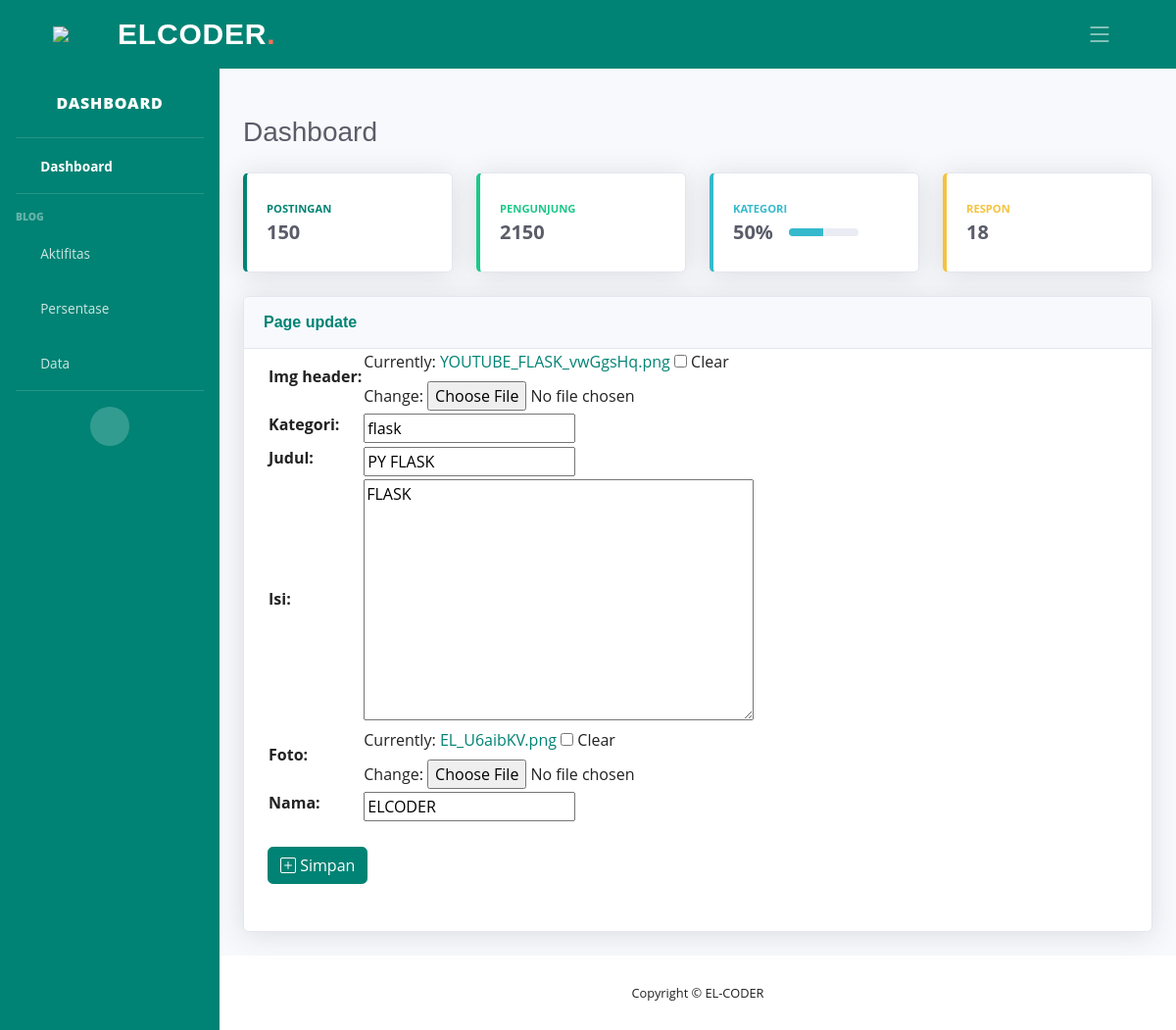
/blog/update/16, run on the app's committed database.
### blog/models.py (models this page shows, shortened)
class blogPost(models.Model):
    img_header  = models.ImageField( blank=True, null=True)
    kategori    = models.CharField(max_length=20)
    judul       = models.CharField(max_length=50)
    isi         = models.TextField()
    foto        = models.ImageField(blank=True, null=True)
    nama        = models.CharField(max_length=20)
    publish     = models.DateTimeField(auto_now_add=True)
    update      = models.DateTimeField(auto_now=True)
    slug        = models.SlugField(blank=True, editable=False)

### blog/views.py (the view)
# urls.py: path('update/<int:up_id>',views.update, name='update'),
def update(request,up_id):
    update_id = blogPost.objects.get(id=up_id)
    updateForm = {
        'img_header' : update_id.img_header,
        'kategori'   : update_id.kategori,
        'judul'      : update_id.judul,
        'isi'        : update_id.isi,
        'foto'       : update_id.foto,
        'nama'       : update_id.nama,
    }
    add_form = postForm(request.POST or None,request.FILES or None, initial=updateForm, instance=update_id)
    if request.method == 'POST':
        if add_form.is_valid():
            add_form.save()
        return redirect('blog:master')
    context = {
        'judul':'Page update',
        'datas': add_form
    }
    return render(request, 'blog/create.html',context)

### blog/forms.py
class postForm(forms.ModelForm):
    class Meta:
        model  = blogPost
        fields = ['img_header','kategori','judul','isi','foto','nama']

### blog/templates/blog/create.html (shortened to what this page needs)
{%load static%}
<!DOCTYPE html>
<html lang="en">
  <head>
    <link rel="stylesheet" href="https://cdn.jsdelivr.net/npm/bootstrap-icons@1.10.3/font/bootstrap-icons.css">
    <link
      href="{%static 'vendor/fontawesome-free/css/all.min.css'%}"
      rel="stylesheet"
      type="text/css" />
    <link href=" {%static '/css/sb-admin-2.min.css'%} " rel="stylesheet" />
    <link href="{%static 'css/main.css'%}" rel="stylesheet" />
  </head>
  <body id="page-top">
    <header id="header" class="header d-flex align-items-center">
      <div
        class="container-fluid container-xl d-flex align-items-center justify-content-between">
        <a href="index.html" class="logo d-flex align-items-center">
          <img src="{%static 'img/logo.png'%}" width="60px" />
          <h1>ELCODER<span>.</span></h1>
        </a>
        <i class="mobile-nav-toggle mobile-nav-show bi bi-list"></i>
      </div>
    </header>
    <div id="wrapper">
      <ul
        class="navbar-nav bg-gradient-primary sidebar sidebar-dark accordion"
        id="accordionSidebar">
        <a
          class="sidebar-brand d-flex align-items-center justify-content-center"
          href="index.html">
          <div class="sidebar-brand-text mx-3">Dashboard</div>
        </a>
        <hr class="sidebar-divider my-0" />
        <li class="nav-item active">
          <a class="nav-link" href="index.html">
            <i class="fas fa-fw fa-tachometer-alt"></i>
            <span>Dashboard</span></a
          >
        </li>
        <hr class="sidebar-divider" />
        <div class="sidebar-heading">Blog</div>
        <li class="nav-item">
          <a
            class="nav-link collapsed"
            href="#"
            data-toggle="collapse"
            data-target="#collapsePages"
            aria-expanded="true"
            aria-controls="collapsePages">
            <i class="fas fa-fw fa-folder"></i>
            <span>Aktifitas</span>
          </a>
        </li>
        <li class="nav-item">
          <a class="nav-link" href="#">
            <i class="fas fa-fw fa-chart-area"></i>
            <span>Persentase</span></a
          >
        </li>
        <li class="nav-item">
          <a class="nav-link" href="#">
            <i class="fas fa-fw fa-table"></i>
            <span>Data</span></a
          >
        </li>
        <hr class="sidebar-divider d-none d-md-block" />
        <div class="text-center d-none d-md-inline">
          <button class="rounded-circle border-0" id="sidebarToggle"></button>
        </div>
      </ul>
      <div id="content-wrapper" class="d-flex flex-column">
        <div id="content">
          <div class="container-fluid">
            <div
              class="d-sm-flex align-items-center justify-content-between mb-4 mt-5">
              <h1 class="h3 mb-0 text-gray-800">Dashboard</h1>
            </div>
            <div class="row">
              <div class="col-xl-3 col-md-6 mb-4">
                <div class="card border-left-primary shadow h-100 py-2">
                  <div class="card-body">
                    <div class="row no-gutters align-items-center">
                      <div class="col mr-2">
                        <div
                          class="text-xs font-weight-bold text-primary text-uppercase mb-1">
                          Postingan
                        </div>
                        <div class="h5 mb-0 font-weight-bold text-gray-800">
                          150
                        </div>
                      </div>
                      <div class="col-auto">
                        <i class="fas fa-calendar fa-2x text-gray-300"></i>
                      </div>
                    </div>
                  </div>
                </div>
              </div>
              <div class="col-xl-3 col-md-6 mb-4">
                <div class="card border-left-success shadow h-100 py-2">
                  <div class="card-body">
                    <div class="row no-gutters align-items-center">
                      <div class="col mr-2">
                        <div
                          class="text-xs font-weight-bold text-success text-uppercase mb-1">
                          Pengunjung
                        </div>
                        <div class="h5 mb-0 font-weight-bold text-gray-800">
                          2150
                        </div>
                      </div>
                      <div class="col-auto">
                        <i class="fas fa-dollar-sign fa-2x text-gray-300"></i>
                      </div>
                    </div>
                  </div>
                </div>
              </div>
              <div class="col-xl-3 col-md-6 mb-4">
                <div class="card border-left-info shadow h-100 py-2">
                  <div class="card-body">
                    <div class="row no-gutters align-items-center">
                      <div class="col mr-2">
                        <div
                          class="text-xs font-weight-bold text-info text-uppercase mb-1">
                          Kategori
                        </div>
                        <div class="row no-gutters align-items-center">
                          <div class="col-auto">
                            <div
                              class="h5 mb-0 mr-3 font-weight-bold text-gray-800">
                              50%
                            </div>
                          </div>
                          <div class="col">
                            <div class="progress progress-sm mr-2">
                              <div
                                class="progress-bar bg-info"
                                role="progressbar"
                                style="width: 50%"
                                aria-valuenow="50"
                                aria-valuemin="0"
                                aria-valuemax="100"></div>
                            </div>
                          </div>
                        </div>
                      </div>
                      <div class="col-auto">
                        <i
                          class="fas fa-clipboard-list fa-2x text-gray-300"></i>
                      </div>
                    </div>
                  </div>
                </div>
              </div>
              <div class="col-xl-3 col-md-6 mb-4">
                <div class="card border-left-warning shadow h-100 py-2">
                  <div class="card-body">
                    <div class="row no-gutters align-items-center">
                      <div class="col mr-2">
                        <div
                          class="text-xs font-weight-bold text-warning text-uppercase mb-1">
                          Respon
                        </div>
                        <div class="h5 mb-0 font-weight-bold text-gray-800">
                          18
                        </div>
                      </div>
                      <div class="col-auto">
                        <i class="fas fa-comments fa-2x text-gray-300"></i>
                      </div>
                    </div>
                  </div>
                </div>
              </div>
            </div>
            <div class="row">
              <div class="col-xl-12 col-lg-10">
                <div class="card shadow mb-4">
                  <div class="card-header py-3 d-flex flex-row align-items-center justify-content-between">
                    <h6 class="m-0 font-weight-bold text-primary">{{judul}}</h6>
                  </div>
                  <div class="container mb-5">
                    <form method="POST"  enctype="multipart/form-data" >
                        <table>
                            {{datas.as_table}}
                        </table>
                        <button type="submit" class="btn btn-primary bi bi-plus-square mt-4"> Simpan</button>
                    </form>
                  </div>
                </div>
              </div>
            </div>
          </div>
        </div>
        <footer class="sticky-footer bg-white">
          <div class="container my-auto">
            <div class="copyright text-center my-auto">
              <span>Copyright &copy; EL-CODER</span>
            </div>
          </div>
        </footer>
      </div>
    </div>
  </body>
</html>

### blog/static/css/main.css (style rules this page uses)
:root { --font-default: "Open Sans", system-ui, -apple-system, "Segoe UI", Roboto, "Helvetica Neue", Arial, "Noto Sans", "Liberation Sans", sans-serif, "Apple Color Emoji", "Segoe UI Emoji", "Segoe UI Symbol", "Noto Color Emoji"; --font-primary: "Montserrat", sans-serif; --font-secondary: "Poppins", sans-serif; }
:root { --color-default: #222222; --color-primary: #008374; --color-secondary: #f85a40; }
:root { scroll-behavior: smooth; }
body { font-family: var(--font-default); color: var(--color-default); }
a { color: var(--color-primary); text-decoration: none; }
h1, h2, h3, h4, h5, h6 { font-family: var(--font-primary); }
.header { transition: all 0.5s; z-index: 997; height: 70px; background-color: var(--color-primary); }
.header .logo img { max-height: 40px; margin-right: 6px; }
.header .logo h1 { font-size: 30px; margin: 0; font-weight: 600; letter-spacing: 0.8px; color: #fff; font-family: var(--font-primary); }
.header .logo h1 span { color: #f96f59; }
@media (max-width: 1279px) { .mobile-nav-show { color: rgba(255, 255, 255, 0.6); font-size: 28px; cursor: pointer; line-height: 0; transition: 0.5s; z-index: 9999; margin-right: 10px; } }

### data on the page
blogPost: kategori "flask", judul "PY FLASK", isi "FLASK", nama "ELCODER"

### other printed values
{{ judul }} "Page update"
